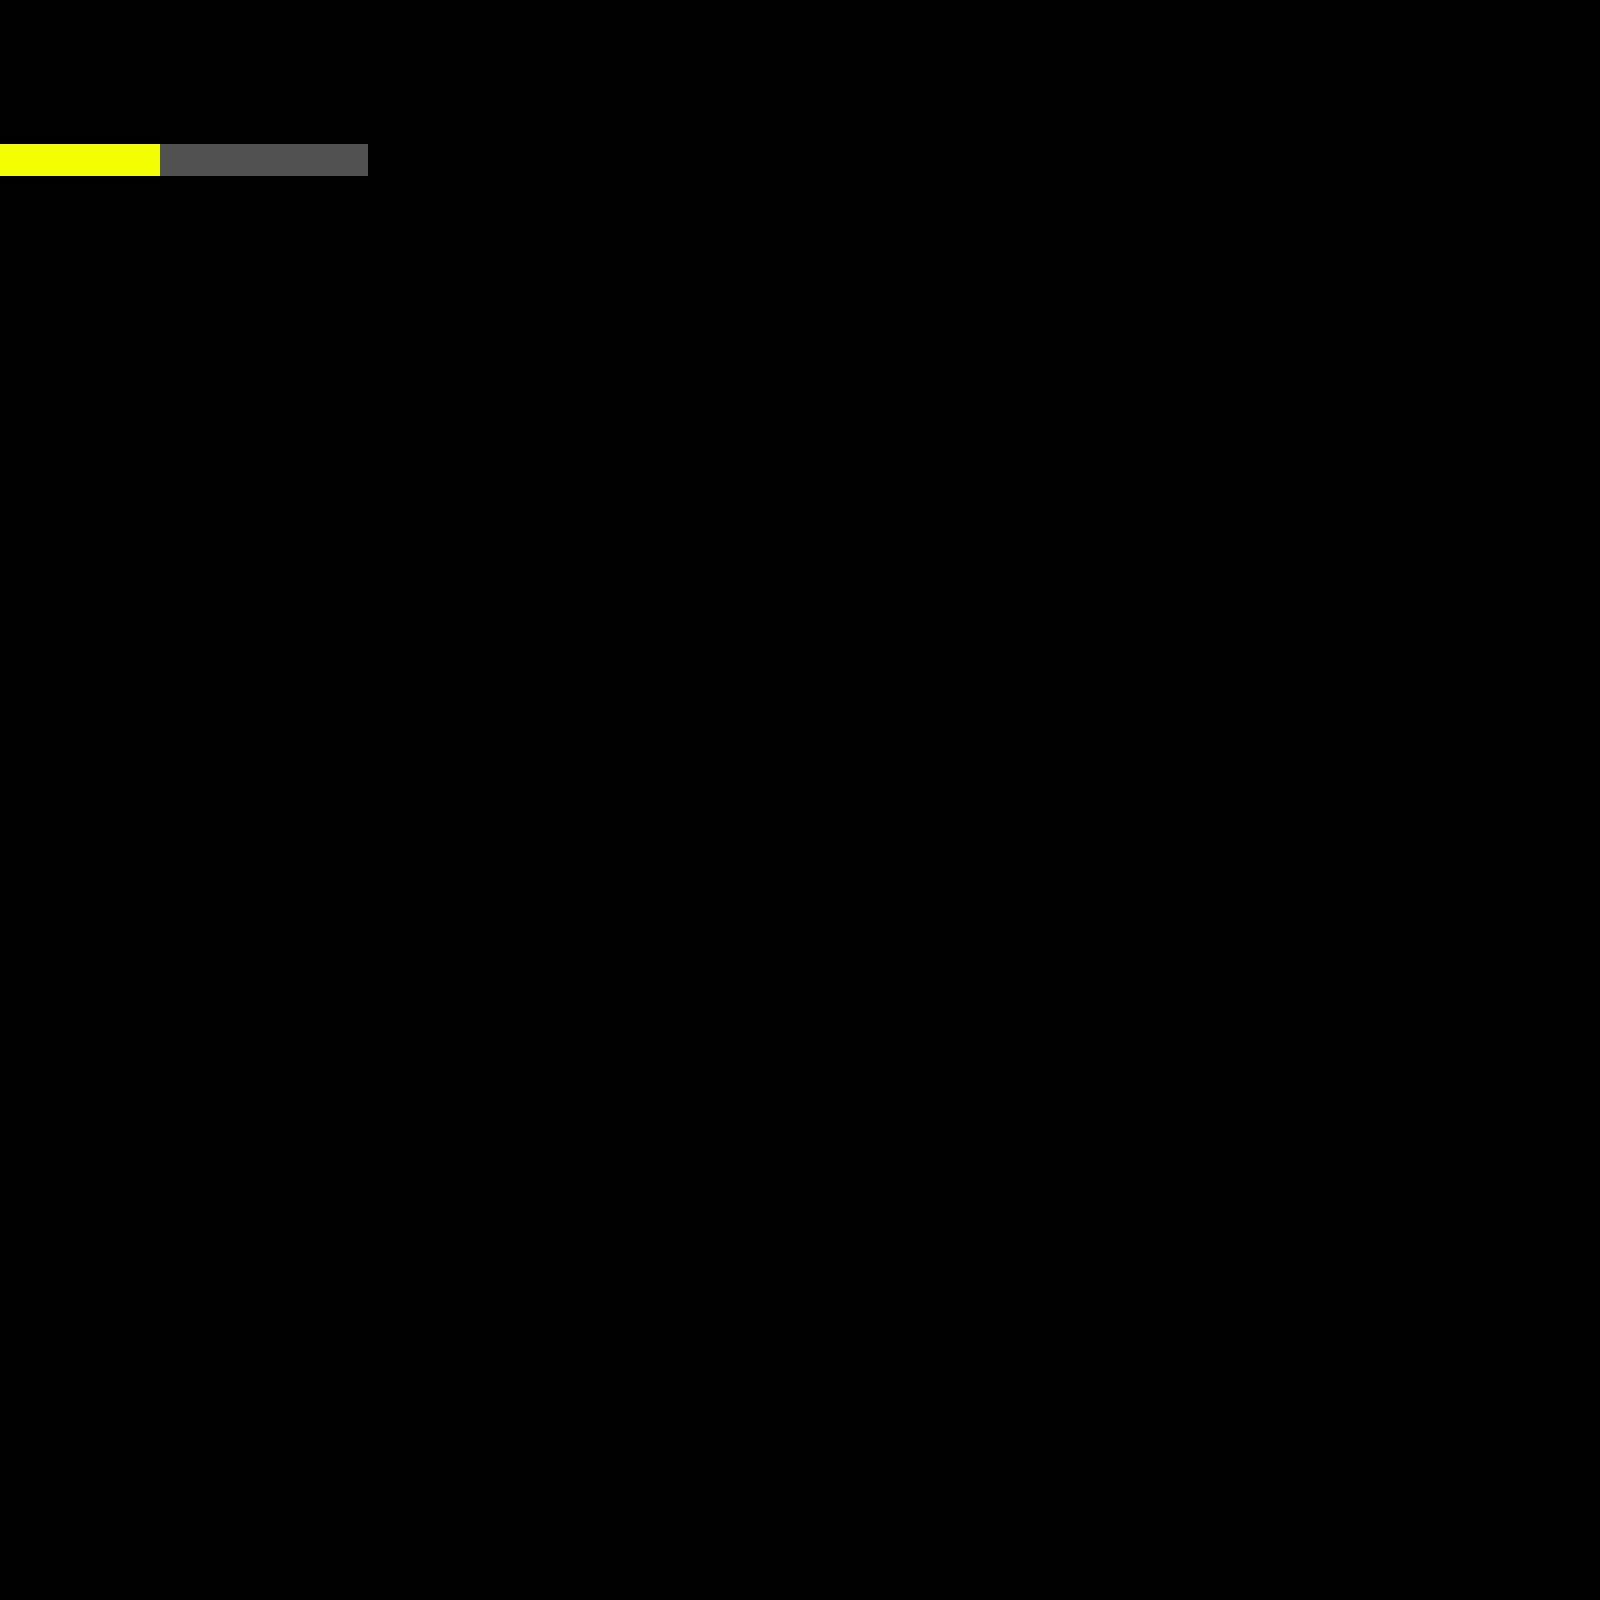

This is a level from a 2D game, rendered from its Tiled map with the project's own tilesets. A one-line summary and the map file follow, with tile-layer data summarised:
An orthogonal 100x100 tile map with 16x16 px tiles, 1 tile layer (Tile Layer 1).

<map version="1.2" tiledversion="1.2.5" orientation="orthogonal" renderorder="right-down" width="100" height="100" tilewidth="16" tileheight="16" infinite="0" nextlayerid="2" nextobjectid="1">
 <tileset firstgid="1" name="tileset" tilewidth="16" tileheight="16" tilecount="100" columns="10">
  <image source="tileset.png" width="160" height="160" />
  <tile id="0">
   <properties>
    <property name="inked" type="bool" value="true" />
    <property name="solid" type="bool" value="true" />
   </properties>
  </tile>
  <tile id="1">
   <properties>
    <property name="inked" type="bool" value="false" />
    <property name="solid" type="bool" value="true" />
   </properties>
  </tile>
  <tile id="2">
   <properties>
    <property name="inked" type="bool" value="false" />
    <property name="solid" type="bool" value="false" />
   </properties>
  </tile>
 </tileset>
 <layer id="1" name="Tile Layer 1" width="100" height="100">
  <data>[10000 cells, 10000 non-empty, 3 distinct tile ids]</data>
 </layer>
</map>
